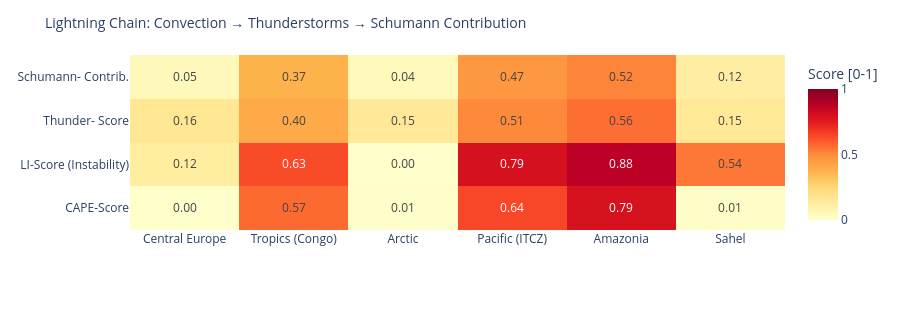

The cell this chart's notebook holds for it:
### Code cell
# ============================================================
# LIGHTNING CHAIN: Convection → Thunderstorms → Schumann
# Shows the causal chain per measurement point as heatmap
# ============================================================

def cape_score(v):
    """CAPE → normalized score [0,1]"""
    if v is None or pd.isna(v): return 0.0
    return min(1.0, float(v) / 3000)

def li_score(v):
    """Lifted Index: negative = unstable → score [0,1]"""
    if v is None or pd.isna(v): return 0.3
    return min(1.0, max(0.0, (-float(v) + 6) / 12))

def cloud_score(v):
    if v is None or pd.isna(v): return 0.3
    return float(v) / 100

def thunder_score(row):
    """Kombinierter Gewitterwahrscheinlichkeits-Score
    CAPE + LI + Bedeckung + WMO-Gewitter + konvektiver Niederschlag (showers)
    Hinweis: X-Ray und Kp sind kein Bestandteil – nur geomagn./solarer Kontext.
    """
    cs = cape_score(row.get('cape'))
    ls = li_score(row.get('li'))
    cl = cloud_score(row.get('cloud'))
    t  = 1.0 if row.get('thunderstorm') else 0.0
    # Convective precipitation (showers) as additional indicator
    sh = min(1.0, (row.get('showers') or 0) / 5.0)
    return round(cs * 0.30 + ls * 0.25 + cl * 0.15 + t * 0.20 + sh * 0.10, 3)

def schumann_contribution(t_score, lat):
    """Schumann contribution: higher in tropics (±30°), scaled by thunderstorm score"""
    lat_weight = max(0.3, 1.0 - abs(lat) / 60)
    return round(t_score * lat_weight, 3)

df_atm['cape_score']   = df_atm.apply(lambda r: cape_score(r['cape']), axis=1)
df_atm['li_score']     = df_atm.apply(lambda r: li_score(r['li']),    axis=1)
df_atm['thunder_score']= df_atm.apply(lambda r: thunder_score(r.to_dict()), axis=1)
df_atm['schumann_contribution'] = df_atm.apply(
    lambda r: schumann_contribution(r['thunder_score'], r['lat']), axis=1)

metrics = ['cape_score', 'li_score', 'thunder_score', 'schumann_contribution']
labels  = ['CAPE-Score', 'LI-Score\n(Instability)', 'Thunder-\nScore', 'Schumann-\nContrib.']
z_data  = [df_atm[m].tolist() for m in metrics]

fig = go.Figure(go.Heatmap(
    z=z_data,
    x=df_atm['point'].tolist(),
    y=labels,
    colorscale='YlOrRd',
    zmin=0, zmax=1,
    text=[[f'{v:.2f}' for v in row] for row in z_data],
    texttemplate='%{text}', textfont=dict(size=12),
    colorbar=dict(title='Score [0-1]')
))
fig.update_layout(
    title=dict(text='Lightning Chain: Convection → Thunderstorms → Schumann Contribution', font=dict(size=14)),
    height=310,
    plot_bgcolor='rgba(0,0,0,0)', paper_bgcolor='rgba(0,0,0,0)',
    margin=dict(l=130, r=80, t=55, b=80)
)
fig.show()

### Figure 1 — Plotly figure (JSON) as saved in the notebook; plotly's stock layout.template omitted (floating-point values rounded to 4 significant figures)
{"data": [{"colorbar": {"title": {"text": "Score [0-1]"}}, "colorscale": [[0.0, "rgb(255,255,204)"], [0.125, "rgb(255,237,160)"], [0.25, "rgb(254,217,118)"], [0.375, "rgb(254,178,76)"], [0.5, "rgb(253,141,60)"], [0.625, "rgb(252,78,42)"], [0.75, "rgb(227,26,28)"], [0.875, "rgb(189,0,38)"], [1.0, "rgb(128,0,38)"]], "text": [["0.00", "0.57", "0.01", "0.64", "0.79", "0.01"], ["0.12", "0.63", "0.00", "0.79", "0.88", "0.54"], ["0.16", "0.40", "0.15", "0.51", "0.56", "0.15"], ["0.05", "0.37", "0.04", "0.47", "0.52", "0.12"]], "textfont": {"size": 12}, "texttemplate": "%{text}", "type": "heatmap", "x": ["Central Europe", "Tropics (Congo)", "Arctic", "Pacific (ITCZ)", "Amazonia", "Sahel"], "y": ["CAPE-Score", "LI-Score\n(Instability)", "Thunder-\nScore", "Schumann-\nContrib."], "z": [[0.0, 0.57, 0.006667, 0.6433, 0.79, 0.01333], [0.125, 0.6333, 0.0, 0.7917, 0.875, 0.5417], [0.162, 0.401, 0.149, 0.508, 0.562, 0.153], [0.049, 0.374, 0.045, 0.466, 0.515, 0.12]], "zmax": 1, "zmin": 0}], "layout": {"height": 310, "margin": {"b": 80, "l": 130, "r": 80, "t": 55}, "paper_bgcolor": "rgba(0,0,0,0)", "plot_bgcolor": "rgba(0,0,0,0)", "title": {"font": {"size": 14}, "text": "Lightning Chain: Convection → Thunderstorms → Schumann Contribution"}}}
